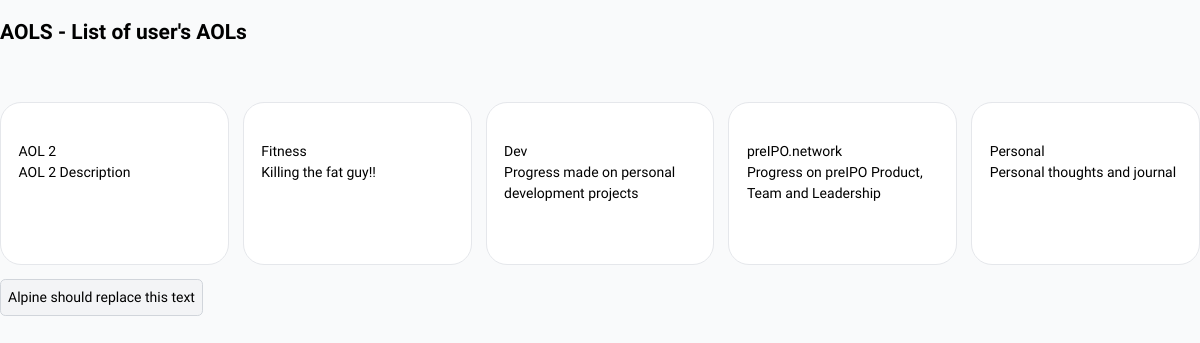
/aols/ (signed in), run on the app's committed database.
### snapshots/models.py (models this page shows, shortened)
class AreaOfLife(models.Model):
    owner = models.ForeignKey('auth.User', on_delete=models.CASCADE)
    name = models.CharField(max_length=200)
    description = models.TextField()

### rule4be/page_views.py (the view)
# urls.py: path('aols/', page_views.load_aols_page, name='load_aols_page'),
@login_required
def load_aols_page(request):
    aols = request.user.areaoflife_set.all()
    today = datetime.now().strftime('%Y-%m-%d')
    yesterday = (datetime.now() - timezone.timedelta(days=1)
                 ).strftime('%Y-%m-%d')
    last_week = (datetime.now() - timezone.timedelta(days=7)
                 ).strftime('%Y-%m-%d')
    last_month = (datetime.now() - relativedelta(months=1)
                  ).strftime('%Y-%m-%d')
    last_year = (datetime.now() - relativedelta(years=1)).strftime('%Y-%m-%d')
    for aol in aols:
        aol.snapshots = {
            'today': Snapshot.objects.filter(created=today, area_of_life=aol),
            'yesterday': Snapshot.objects.filter(created=yesterday, area_of_life=aol),
            'last_week': Snapshot.objects.filter(created=last_week, area_of_life=aol),
            'last_month': Snapshot.objects.filter(created=last_month, area_of_life=aol),
            'last_year': Snapshot.objects.filter(created=last_year, area_of_life=aol),
        }
    context = {
        'aols': aols,
    }
    return render(request, 'rule4be/aols.html', context)

### rule4be/templates/rule4be/aols.html (shortened to what this page needs)
{% extends 'rule4be/main.html' %}
{% load static %}
{% block content %}
<h1 class="font-semibold text-2xl">AOLS - List of user's AOLs</h1>
<div class="mt-10">
    <button
        hx-get="{% url 'create_aol' %}"
        hx-headers='{"Content-Type":"text/html"}'
        hx-accept="text/html"
        hx-trigger="click"
        hx-target="#create-form"
        hx-swap="outerHTML">
            <i class="icon icon--add"></i>
    </button>
</div>
<div class="aol-container flex gap-4">
    {% for area_of_life in aols %}
    <div class="aol-item card">
        <button hx-get="{% url 'create_snapshot' area_of_life.id %}" hx-headers='{"Content-Type":"text/html"}'
            hx-accept="text/html" hx-target="#create-form-{{ area_of_life.id }}" hx-trigger="click" hx-swap="outerHTML">
            <i class="icon icon--add"></i>
        </button>
        <h1>{{ area_of_life.name }}</h1>
        <p>{{ area_of_life.description }}</p>
        <button hx-get="{% url 'edit_aol' area_of_life.id %}" hx-headers='{"Content-Type":"text/html"}'
            hx-accept="text/html" hx-target="#create-form-{{ area_of_life.id }}" hx-trigger="click" hx-swap="outerHTML">
            <i class="icon icon--edit"></i>
        </button>
        <button hx-get="{% url 'delete_aol' area_of_life.id %}" hx-headers='{"Content-Type":"text/html"}'
            hx-accept="text/html" hx-target="#create-form-{{ area_of_life.id }}" hx-trigger="click" hx-swap="outerHTML">
            <i class="icon icon--delete"></i>
        </button>
        <br>
    </div>
    {% endfor %}
</div>
<button
    id="alpineTest"
    class="border border-gray-300 bg-gray-100 p-2 rounded-md mt-4"
    x-data>Alpine should replace this text</button>
{% endblock %}

### data on the page
AreaOfLife: name "AOL 2", description "AOL 2 Description"
AreaOfLife: name "Fitness", description "Killing the fat guy!!"
AreaOfLife: name "Dev", description "Progress made on personal development projects"
AreaOfLife: name "preIPO.network", description "Progress on preIPO Product, Team and Leadership"
AreaOfLife: name "Personal", description "Personal thoughts and journal"
